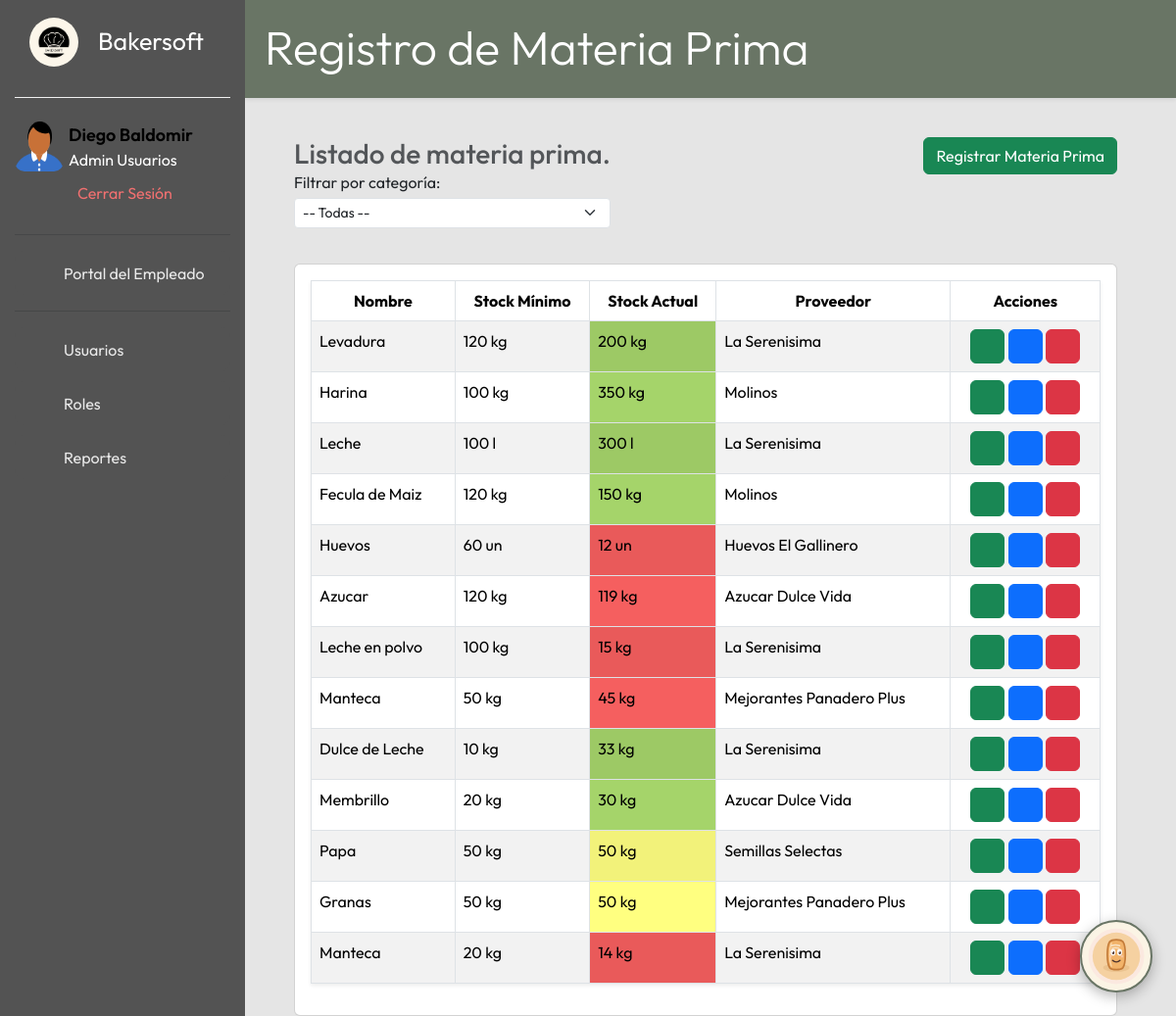
/materiaprima/vista/index.php (signed in), run on the app's committed database.
### tables this page shows
CREATE TABLE IF NOT EXISTS `materiaprima` (
  `id` int NOT NULL AUTO_INCREMENT,
  `nombre` varchar(100) NOT NULL,
  `lote` varchar(30) NOT NULL,
  `unidad_medida` varchar(10) NOT NULL,
  `es_perecedero` tinyint(1) NOT NULL DEFAULT '0',
  `fecha_vencimiento` date DEFAULT NULL,
  `stockminimo` int NOT NULL,
  `stockactual` int NOT NULL,
  `proveedor` int DEFAULT NULL,
  `estado` varchar(10) NOT NULL,
  `categoriaMP` int NOT NULL,
  PRIMARY KEY (`id`),
  UNIQUE KEY `uq_mp_nombre_lote` (`nombre`,`lote`),
  KEY `fk_materia_proveedor` (`proveedor`),
  KEY `fk_categoriaMP` (`categoriaMP`),
  KEY `idx_mp_perecedero_vto` (`es_perecedero`,`fecha_vencimiento`)
);

CREATE TABLE IF NOT EXISTS `proveedor` (
  `id_proveedor` int NOT NULL AUTO_INCREMENT,
  `nombre` varchar(100) NOT NULL,
  `email` varchar(50) NOT NULL,
  `telefono` varchar(20) NOT NULL,
  `calle` varchar(100) NOT NULL,
  `altura` int NOT NULL,
  `provincia` int NOT NULL,
  `localidad` int NOT NULL,
  `estado` varchar(20) NOT NULL,
  PRIMARY KEY (`id_proveedor`),
  KEY `fk_proveedor_provincia` (`provincia`),
  KEY `fk_proveedor_localidad` (`localidad`)
);

### config/bd.php (called while the page is built)
<?php
class bd {
    private $host;
    private $dbname;
    private $user;
    private $password;
    function __construct(){
        $this->host = "localhost";
        $this->dbname = "bakersoft";
        $this->user = "root";
        $this->password = "";
    }
    public function conexion(){
    try{
        $PDO = new PDO("mysql:host=".$this->host.";dbname=".$this->dbname,$this->user,$this->password);
        return $PDO;
    }catch(PDOexception $ex){
        return $ex->getMessage();
    }
    }
}
?>

### materiaprima/controlador/controladorMP.php (called while the page is built, shortened)
<?php
class controladorMP{
    private $modelo;
    public function __construct(){
        require_once("../modelo/modeloMP.php");
        $this->modelo = new modeloMP();
    }
    public function mostrarTodos(){
        return ($this->modelo->listarTodos() ? $this->modelo->listarTodos() : false);
    }
    public function consultaProveedor($id_proveedor){
        $consulta = $this->modelo->traeProveedor($id_proveedor);
        return $consulta;
    }
}
?>

### materiaprima/modelo/modeloMP.php (called while the page is built, shortened)
<?php
class modeloMP
{
    private $PDO;
    public function __construct()
    {
        require_once("../../config/bd.php");
        $con = new bd();
        $this->PDO = $con->conexion();
    }
    public function listarTodos()
    {
        $consulta = $this->PDO->prepare("SELECT * FROM materiaprima mp WHERE estado = :estado");
        $consulta->bindValue(":estado", "activo");
        return ($consulta->execute()) ? $consulta->fetchAll() : false;
    }
    public function traeProveedor($id)
    {
        $consulta = $this->PDO->prepare("SELECT * FROM proveedor WHERE id_proveedor = :id");
        $consulta->bindParam(":id", $id);
        return ($consulta->execute()) ? $consulta->fetchAll() : false;
    }
}

### materiaprima/vista/index.php (the view, shortened to what this page needs)
<?php
include_once("../../includes/head_app.php");
require_once("../controlador/controladorMP.php");
$obj = new controladorMP();
$filas = $obj->mostrarTodos();
?>
<div class="titulo-contenido shadow-sm">
    <h1 class="display-5">Registro de Materia Prima</h1>
</div>
<div class="contenido-principal">
    <div class="encabezado-tabla">
        <div class="mb-3">
            <h3 class="mb-0 text-muted">Listado de materia prima.</h3>
            <div id="contenedorCategoria" class="text-start">
                <label for="filtroCategoria" class="form-label mb-1">Filtrar por categoría:</label>
                <select id="filtroCategoria" class="form-select form-select-sm">
                    <option value="">-- Todas --</option>
                </select>
            </div>
        </div>
        <div>
            <button type="button" class="btn btn-success" data-bs-toggle="modal" data-bs-target="#registrarMP">
                Registrar Materia Prima
            </button>
        </div>
    </div>
    <div class="contenido">
        <div class="card">
            <div class="card-body">
                <div class="tabla-empleados">
                    <table id="MP-lista" class="shadow-sm table table-striped table-hover table-bordered">
                        <thead class="thead-dark">
                            <tr class="text-center">
                                <th scope="col">Nombre</th>
                                <th scope="col">Stock Mínimo</th>
                                <th scope="col">Stock Actual</th>
                                <th scope="col">Proveedor</th>
                                <th scope="col">Acciones</th>
                            </tr>
                        </thead>
                        <tbody>
                            <?php if ($filas): ?>
                                <?php foreach ($filas as $regmp) { ?>
                                    <tr>
                                        <td><?php echo $regmp['nombre']; ?></td>
                                        <td><?php echo $regmp['stockminimo'] . ' ' . $regmp['unidad_medida']; ?></td>
                                        <td style="background-color: <?php if ($regmp['stockactual'] < $regmp['stockminimo']) {
                                                                            echo "#f55f5f";
                                                                        } else if ($regmp['stockactual'] == $regmp['stockminimo']) {
                                                                            echo "#ffff80";
                                                                        } else {
                                                                            echo "#a5d46a";
                                                                        }
                                                                        ?>"><?php echo $regmp['stockactual'] . ' ' . $regmp['unidad_medida']; ?></td>
                                        <td><?php $prove = $obj->consultaProveedor($regmp['proveedor']);
                                            echo $prove[0]['nombre'];
                                            ?></td>
                                        <td style="display:none"><?php echo $regmp['categoriaMP']; ?>
                                        <td class="text-center">
                                            <button class="btn btn-success verMPbtn" title="Consultar Materia Prima">
                                            </button>
                                            <button class="btn btn-primary editbtn" title="Editar Materia Prima">
                                            </button>
                                            <button class="btn btn-danger deletebtn" title="Eliminar Materia Prima">
                                            </button>
                                        </td>
                                    <?php }  ?>
                                <?php else: ?>
                                    <tr>
                                        <td colspan="5" class="text-center">No existen registros para mostrar</td>
                                    </tr>
                                <?php endif; ?>
                        </tbody>
                    </table>
                </div>
            </div>
        </div>
    </div>

### Bakersoft/rsc/estilos/style.css (style rules this page uses)
:root { --color-barra-lateral:rgb(83, 83, 83); --color-texto:rgb(0,0,0); --color-texto-menu:rgb(233, 233, 233); --color-boton:rgb(0,0,0); --color-boton-texto:rgb(255,255,255); --color-menu-hover:rgb(238,238,238); --color-menu-hover-texto:rgb(0,0,0); --color-linea:rgb(241,241,241); }
* { margin: 0; padding: 0; box-sizing: border-box; font-family: 'Outfit', sans-serif; }
body { height: 100vh; width: 100%; background-color: #E5E5E5; background-position: center; background-size: cover; }

### Bakersoft/rsc/estilos/contenido.css (style rules this page uses)
:root { --color-boton:#157a33; --color-boton-texto:rgb(255, 255, 255); }
.contenido-principal { width: 70%; margin-left: 300px; padding-top: 40px; }
.titulo-contenido { height: 100px; margin-left: 250px; background-color: #697565; padding: 20px; color: white; }
.contenido-principal .encabezado-tabla { display: flex; justify-content: space-between; }
.contenido-principal .contenido { padding-top: 20px; }
.contenido-principal .contenido .tabla-empleados button { width: 35px; height: 35px; padding: 5px; }

### data on the page
materiaprima: nombre "Levadura", stockminimo "120", unidad_medida "kg", stockactual "200", proveedor.nombre "La Serenisima"
materiaprima: nombre "Harina", stockminimo "100", unidad_medida "kg", stockactual "350", proveedor.nombre "Molinos"
materiaprima: nombre "Leche", stockminimo "100", unidad_medida "l", stockactual "300", proveedor.nombre "La Serenisima"
materiaprima: nombre "Fecula de Maiz", stockminimo "120", unidad_medida "kg", stockactual "150", proveedor.nombre "Molinos"
materiaprima: nombre "Huevos", stockminimo "60", unidad_medida "un", stockactual "12", proveedor.nombre "Huevos El Gallinero"
materiaprima: nombre "Azucar", stockminimo "120", unidad_medida "kg", stockactual "119", proveedor.nombre "Azucar Dulce Vida"
materiaprima: nombre "Leche en polvo", stockminimo "100", unidad_medida "kg", stockactual "15", proveedor.nombre "La Serenisima"
materiaprima: nombre "Manteca", stockminimo "50", unidad_medida "kg", stockactual "45", proveedor.nombre "Mejorantes Panadero Plus"
materiaprima: nombre "Dulce de Leche", stockminimo "10", unidad_medida "kg", stockactual "33", proveedor.nombre "La Serenisima"
materiaprima: nombre "Membrillo", stockminimo "20", unidad_medida "kg", stockactual "30", proveedor.nombre "Azucar Dulce Vida"
materiaprima: nombre "Papa", stockminimo "50", unidad_medida "kg", stockactual "50", proveedor.nombre "Semillas Selectas"
materiaprima: nombre "Granas", stockminimo "50", unidad_medida "kg", stockactual "50", proveedor.nombre "Mejorantes Panadero Plus"
materiaprima: nombre "Manteca", stockminimo "20", unidad_medida "kg", stockactual "14", proveedor.nombre "La Serenisima"

### other printed values
$_SESSION['nomyapellido'] "Diego Baldomir"
$_SESSION['rol'] "Admin Usuarios"
$item['label'] "Usuarios"
$item['label'] "Roles"
$item['label'] "Reportes"
